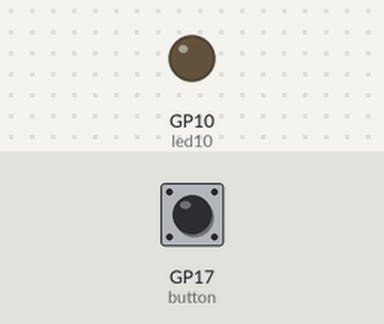
The program below on a simulated Raspberry Pi Pico running MicroPython. Shown: output pins drawn as LEDs (lit = HIGH). Inputs (shaded band) come from the test bench; at power-on: GP17 (button) HIGH.

Above: at 1.2 s.
1.3 s: GP17 (button) pulled LOW for 0.15 s
At 1.42 s:
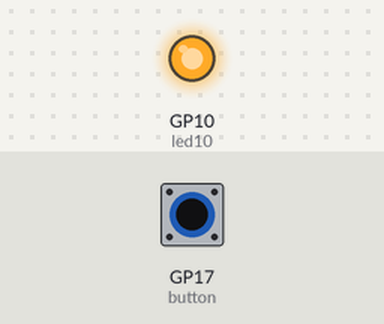
3.0 s: GP17 (button) pulled LOW for 3.2 s
At 7.3 s:
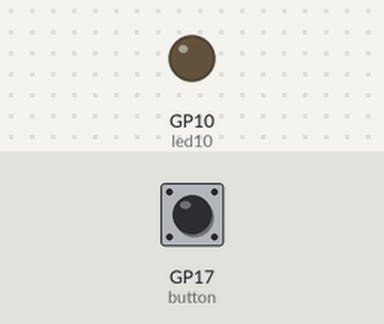
Timing chart, 0 to 8.8 s (numbered marks = the images above; inputs shaded):
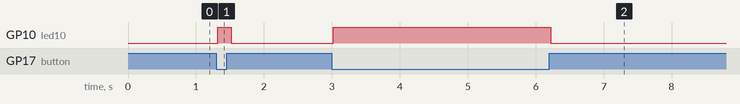

The program:

mission4.py
```python
from picozero import Button, LED
from time import sleep #sleep(초단위)

button = Button(17)
led10 = LED(10)

while True:
    if button.is_pressed:
        led10.on()
        #led11.on()
    else:
        led10.off()
        #led11.off()
    sleep(0.1)  # 잠시 대기
```

Measured:
- after the input at 1.3 s, GP10 (led10): LOW → HIGH at once, → LOW 0.20 s later
- after the input at 3.0 s, GP10 (led10): LOW → HIGH at once, → LOW 3.2 s later
